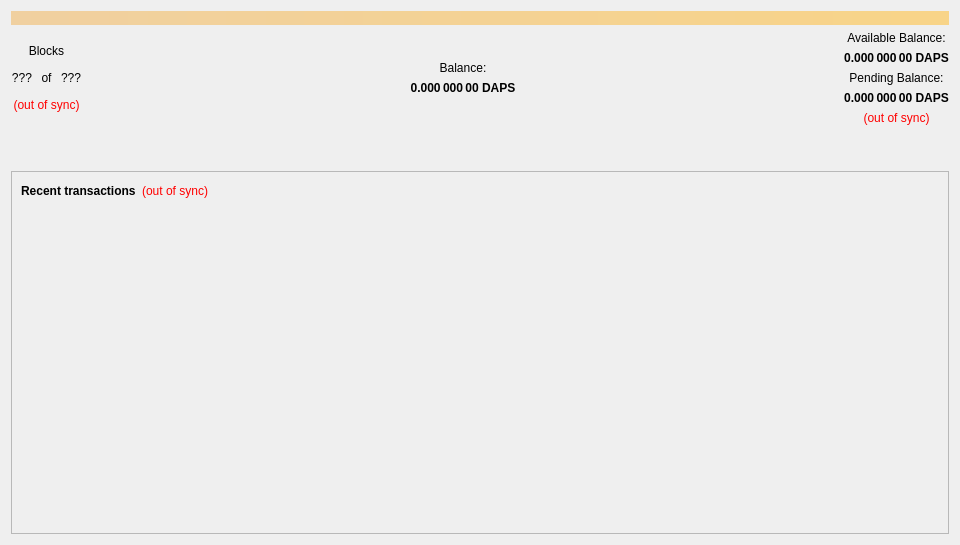
<?xml version="1.0" encoding="UTF-8"?>
<ui version="4.0">
 <class>OverviewPage</class>
 <widget class="QWidget" name="OverviewPage">
  <property name="geometry">
   <rect>
    <x>0</x>
    <y>0</y>
    <width>960</width>
    <height>545</height>
   </rect>
  </property>
  <property name="minimumSize">
   <size>
    <width>960</width>
    <height>0</height>
   </size>
  </property>
  <property name="windowTitle">
   <string>Form</string>
  </property>
  <layout class="QVBoxLayout" name="topLayout">
   <item>
    <widget class="QLabel" name="labelAlerts">
     <property name="visible">
      <bool>false</bool>
     </property>
     <property name="styleSheet">
      <string notr="true">background-color: qlineargradient(x1: 0, y1: 0, x2: 1, y2: 0, stop:0 #F0D0A0, stop:1 #F8D488); color:#000000;</string>
     </property>
     <property name="wordWrap">
      <bool>true</bool>
     </property>
     <property name="margin">
      <number>3</number>
     </property>
    </widget>
   </item>
   <item>
    <layout class="QVBoxLayout" name="verticalLayout" stretch="0,0,1">
     <item>
      <layout class="QHBoxLayout" name="horizontalLayout" stretch="0,0,0">
       <item>
        <layout class="QVBoxLayout" name="verticalLayout_4">
         <property name="sizeConstraint">
          <enum>QLayout::SetDefaultConstraint</enum>
         </property>
         <item>
          <widget class="QLabel" name="labelBlocksText">
           <property name="text">
            <string>Blocks</string>
           </property>
           <property name="alignment">
            <set>Qt::AlignBottom|Qt::AlignHCenter</set>
           </property>
          </widget>
         </item>
         <item>
          <layout class="QHBoxLayout" name="horizontalLayout_3">
           <property name="sizeConstraint">
            <enum>QLayout::SetMinimumSize</enum>
           </property>
           <item>
            <widget class="QLabel" name="labelBlockCurrent">
             <property name="sizePolicy">
              <sizepolicy hsizetype="Minimum" vsizetype="Preferred">
               <horstretch>0</horstretch>
               <verstretch>0</verstretch>
              </sizepolicy>
             </property>
             <property name="text">
              <string>???</string>
             </property>
             <property name="alignment">
              <set>Qt::AlignRight|Qt::AlignTrailing|Qt::AlignVCenter</set>
             </property>
            </widget>
           </item>
           <item>
            <widget class="QLabel" name="labelBlockOf">
             <property name="sizePolicy">
              <sizepolicy hsizetype="Minimum" vsizetype="Preferred">
               <horstretch>0</horstretch>
               <verstretch>0</verstretch>
              </sizepolicy>
             </property>
             <property name="text">
              <string> of </string>
             </property>
             <property name="scaledContents">
              <bool>false</bool>
             </property>
             <property name="alignment">
              <set>Qt::AlignCenter</set>
             </property>
            </widget>
           </item>
           <item>
            <widget class="QLabel" name="labelBlocksTotal">
             <property name="sizePolicy">
              <sizepolicy hsizetype="Minimum" vsizetype="Preferred">
               <horstretch>0</horstretch>
               <verstretch>0</verstretch>
              </sizepolicy>
             </property>
             <property name="text">
              <string>???</string>
             </property>
             <property name="alignment">
              <set>Qt::AlignLeading|Qt::AlignLeft|Qt::AlignVCenter</set>
             </property>
            </widget>
           </item>
          </layout>
         </item>
         <item>
          <widget class="QLabel" name="labelBlockStatus">
           <property name="cursor">
            <cursorShape>WhatsThisCursor</cursorShape>
           </property>
           <property name="toolTip">
            <string>The displayed information may be out of date. Your wallet automatically synchronizes with the DAPScoin network after a connection is established, but this process has not completed yet.</string>
           </property>
           <property name="styleSheet">
            <string notr="true">QLabel { color: red; }</string>
           </property>
           <property name="text">
            <string notr="true">(out of sync)</string>
           </property>
           <property name="alignment">
            <set>Qt::AlignHCenter|Qt::AlignTop</set>
           </property>
          </widget>
         </item>
        </layout>
       </item>
       <item>
        <layout class="QVBoxLayout" name="verticalLayout_5">
         <property name="sizeConstraint">
          <enum>QLayout::SetDefaultConstraint</enum>
         </property>
         <item>
          <widget class="QLabel" name="labelBalanceText_2">
           <property name="sizePolicy">
            <sizepolicy hsizetype="Expanding" vsizetype="Preferred">
             <horstretch>0</horstretch>
             <verstretch>0</verstretch>
            </sizepolicy>
           </property>
           <property name="text">
            <string>Balance:</string>
           </property>
           <property name="alignment">
            <set>Qt::AlignBottom|Qt::AlignHCenter</set>
           </property>
          </widget>
         </item>
         <item>
          <widget class="QLabel" name="labelBalance_2">
           <property name="font">
            <font>
             <weight>75</weight>
             <bold>true</bold>
            </font>
           </property>
           <property name="cursor">
            <cursorShape>IBeamCursor</cursorShape>
           </property>
           <property name="toolTip">
            <string>Your current spendable balance</string>
           </property>
           <property name="text">
            <string notr="true">0.000 000 00 DAPS</string>
           </property>
           <property name="alignment">
            <set>Qt::AlignHCenter|Qt::AlignTop</set>
           </property>
           <property name="textInteractionFlags">
            <set>Qt::LinksAccessibleByMouse|Qt::TextSelectableByKeyboard|Qt::TextSelectableByMouse</set>
           </property>
          </widget>
         </item>
        </layout>
       </item>
       <item>
        <layout class="QVBoxLayout" name="verticalLayout_2">
         <item>
          <widget class="QLabel" name="labelBalanceText">
           <property name="sizePolicy">
            <sizepolicy hsizetype="Minimum" vsizetype="Preferred">
             <horstretch>0</horstretch>
             <verstretch>0</verstretch>
            </sizepolicy>
           </property>
           <property name="text">
            <string>Available Balance:</string>
           </property>
           <property name="alignment">
            <set>Qt::AlignCenter</set>
           </property>
          </widget>
         </item>
         <item>
          <widget class="QLabel" name="labelBalance">
           <property name="sizePolicy">
            <sizepolicy hsizetype="Minimum" vsizetype="Preferred">
             <horstretch>0</horstretch>
             <verstretch>0</verstretch>
            </sizepolicy>
           </property>
           <property name="font">
            <font>
             <weight>75</weight>
             <bold>true</bold>
            </font>
           </property>
           <property name="cursor">
            <cursorShape>IBeamCursor</cursorShape>
           </property>
           <property name="toolTip">
            <string>Your current spendable balance</string>
           </property>
           <property name="text">
            <string notr="true">0.000 000 00 DAPS</string>
           </property>
           <property name="alignment">
            <set>Qt::AlignCenter</set>
           </property>
           <property name="textInteractionFlags">
            <set>Qt::LinksAccessibleByMouse|Qt::TextSelectableByKeyboard|Qt::TextSelectableByMouse</set>
           </property>
          </widget>
         </item>
         <item>
          <widget class="QLabel" name="labelPendingText">
           <property name="sizePolicy">
            <sizepolicy hsizetype="Minimum" vsizetype="Minimum">
             <horstretch>0</horstretch>
             <verstretch>0</verstretch>
            </sizepolicy>
           </property>
           <property name="text">
            <string>Pending Balance:</string>
           </property>
           <property name="alignment">
            <set>Qt::AlignCenter</set>
           </property>
          </widget>
         </item>
         <item>
          <widget class="QLabel" name="labelUnconfirmed">
           <property name="font">
            <font>
             <weight>75</weight>
             <bold>true</bold>
            </font>
           </property>
           <property name="cursor">
            <cursorShape>IBeamCursor</cursorShape>
           </property>
           <property name="toolTip">
            <string>Total of transactions that have yet to be confirmed, and do not yet count toward the spendable balance</string>
           </property>
           <property name="text">
            <string notr="true">0.000 000 00 DAPS</string>
           </property>
           <property name="alignment">
            <set>Qt::AlignCenter</set>
           </property>
           <property name="textInteractionFlags">
            <set>Qt::LinksAccessibleByMouse|Qt::TextSelectableByKeyboard|Qt::TextSelectableByMouse</set>
           </property>
          </widget>
         </item>
         <item>
          <widget class="QLabel" name="labelWalletStatus">
           <property name="enabled">
            <bool>true</bool>
           </property>
           <property name="cursor">
            <cursorShape>WhatsThisCursor</cursorShape>
           </property>
           <property name="toolTip">
            <string>The displayed information may be out of date. Your wallet automatically synchronizes with the DAPScoin network after a connection is established, but this process has not completed yet.</string>
           </property>
           <property name="styleSheet">
            <string notr="true">QLabel { color: red; }</string>
           </property>
           <property name="text">
            <string notr="true">(out of sync)</string>
           </property>
           <property name="alignment">
            <set>Qt::AlignCenter</set>
           </property>
          </widget>
         </item>
        </layout>
       </item>
      </layout>
     </item>
     <item>
      <spacer name="verticalSpacer_3">
       <property name="orientation">
        <enum>Qt::Vertical</enum>
       </property>
       <property name="sizeType">
        <enum>QSizePolicy::Fixed</enum>
       </property>
       <property name="sizeHint" stdset="0">
        <size>
         <width>20</width>
         <height>40</height>
        </size>
       </property>
      </spacer>
     </item>
     <item>
      <layout class="QVBoxLayout" name="verticalLayout_3" stretch="1">
       <item>
        <widget class="QFrame" name="frame_2">
         <property name="sizePolicy">
          <sizepolicy hsizetype="Preferred" vsizetype="Preferred">
           <horstretch>0</horstretch>
           <verstretch>0</verstretch>
          </sizepolicy>
         </property>
         <property name="frameShape">
          <enum>QFrame::StyledPanel</enum>
         </property>
         <property name="frameShadow">
          <enum>QFrame::Raised</enum>
         </property>
         <layout class="QVBoxLayout" name="verticalLayout">
          <item>
           <layout class="QHBoxLayout" name="horizontalLayout_2">
            <item>
             <widget class="QLabel" name="label_4">
              <property name="font">
               <font>
                <weight>75</weight>
                <bold>true</bold>
               </font>
              </property>
              <property name="text">
               <string>Recent transactions</string>
              </property>
             </widget>
            </item>
            <item>
             <widget class="QLabel" name="labelTransactionsStatus">
              <property name="cursor">
               <cursorShape>WhatsThisCursor</cursorShape>
              </property>
              <property name="toolTip">
               <string>The displayed information may be out of date. Your wallet automatically synchronizes with the DAPScoin network after a connection is established, but this process has not completed yet.</string>
              </property>
              <property name="styleSheet">
               <string notr="true">QLabel { color: red; }</string>
              </property>
              <property name="text">
               <string notr="true">(out of sync)</string>
              </property>
              <property name="alignment">
               <set>Qt::AlignRight|Qt::AlignTrailing|Qt::AlignVCenter</set>
              </property>
             </widget>
            </item>
            <item>
             <spacer name="horizontalSpacer">
              <property name="orientation">
               <enum>Qt::Horizontal</enum>
              </property>
              <property name="sizeHint" stdset="0">
               <size>
                <width>40</width>
                <height>20</height>
               </size>
              </property>
             </spacer>
            </item>
           </layout>
          </item>
          <item>
           <widget class="QListView" name="listTransactions">
            <property name="styleSheet">
             <string notr="true">QListView { background: transparent; }</string>
            </property>
            <property name="frameShape">
             <enum>QFrame::NoFrame</enum>
            </property>
            <property name="verticalScrollBarPolicy">
             <enum>Qt::ScrollBarAlwaysOff</enum>
            </property>
            <property name="horizontalScrollBarPolicy">
             <enum>Qt::ScrollBarAlwaysOff</enum>
            </property>
            <property name="selectionMode">
             <enum>QAbstractItemView::NoSelection</enum>
            </property>
           </widget>
          </item>
         </layout>
        </widget>
       </item>
      </layout>
     </item>
    </layout>
   </item>
  </layout>
 </widget>
 <resources/>
 <connections/>
</ui>
